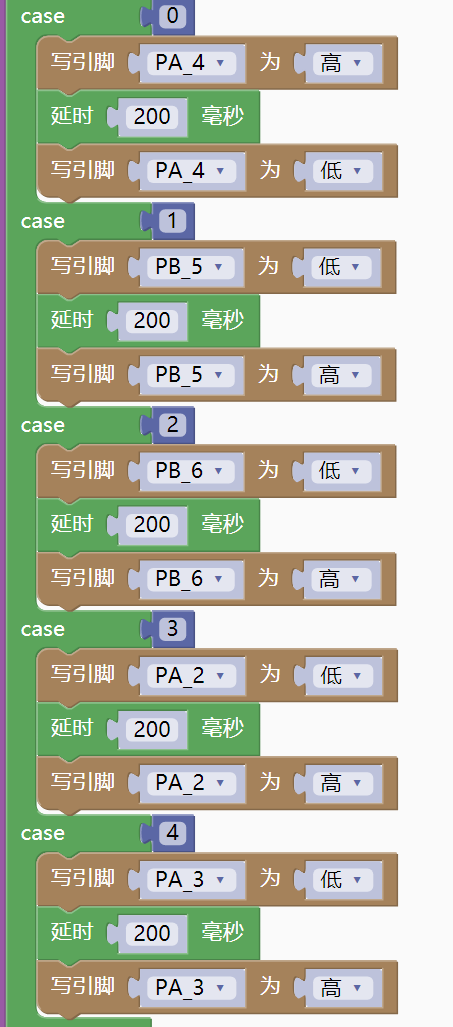
#> input picture 1.jpg, 453 x 1027 px
$ python -i cv.py   (imports and definitions only)
#> lines starting #> are read from the running program, lines starting #| are printed output that depends on the picture
#> further down, picture is the input picture: shape (1027, 453, 3); mean B, G, R 169.7, 188.8, 182.3
import cv2
import numpy as np
from pathlib import Path
import os
import time
import errno


def _log(msg: str):
    ts = time.strftime("%H:%M:%S")
    print(f"[CV {ts}] {msg}")


def _apply_gamma(image, gamma: float):
    if gamma <= 0:
        return image
    table = (np.linspace(0, 1, 256) ** gamma * 255).astype("uint8")
    return cv2.LUT(image, table)


def enhance_contrast(frame):
    lab = cv2.cvtColor(frame, cv2.COLOR_BGR2LAB)
#> lab: shape (1027, 453, 3); mean of channels 0, 1, 2 192.8, 123.2, 137.9
    l_channel, a_channel, b_channel = cv2.split(lab)
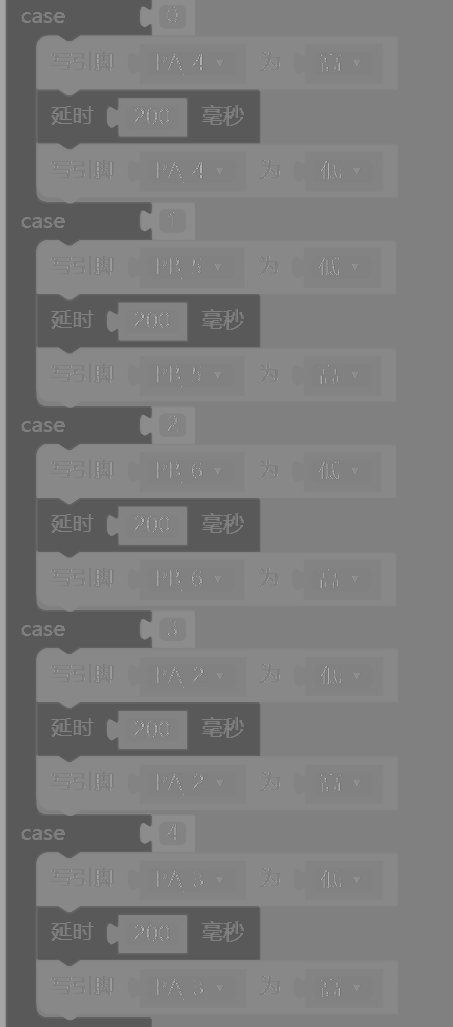
#> a_channel: shape (1027, 453); min 86, max 175, mean 123.2
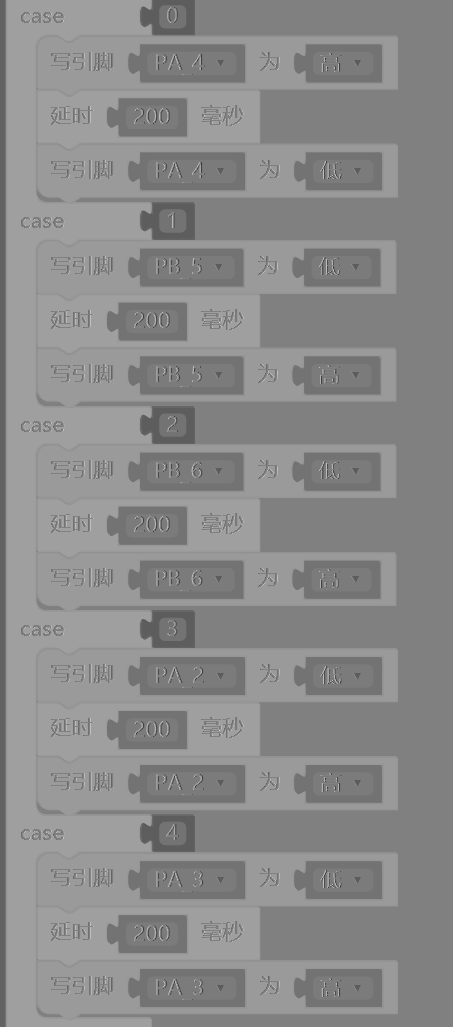
#> b_channel: shape (1027, 453); min 64, max 191, mean 137.9
    clahe = cv2.createCLAHE(clipLimit=2.0, tileGridSize=(8, 8))
    l_channel = clahe.apply(l_channel)
    lab = cv2.merge((l_channel, a_channel, b_channel))
#> lab: shape (1027, 453, 3); mean of channels 0, 1, 2 187.5, 123.2, 137.9
    enhanced = cv2.cvtColor(lab, cv2.COLOR_LAB2BGR)
    enhanced = _apply_gamma(enhanced, 1.2)
#> in _apply_gamma, `return cv2.LUT(image, table)`:
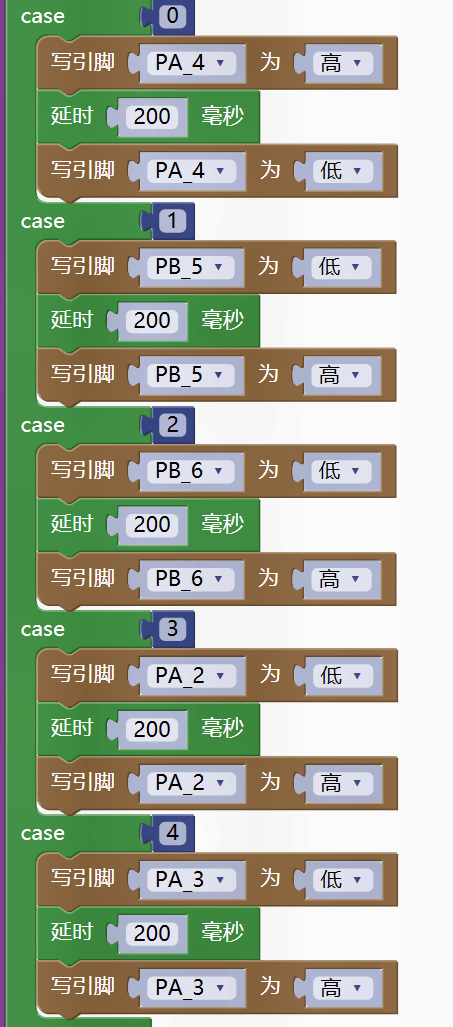
#> returned value: shape (1027, 453, 3); mean of channels 0, 1, 2 155.1, 173.7, 166.5; drawn as B, G, R
    hsv = cv2.cvtColor(enhanced, cv2.COLOR_BGR2HSV)
#> hsv: shape (1027, 453, 3); mean H, S, V 41.8, 73, 188.5
    h_channel, s_channel, v_channel = cv2.split(hsv)
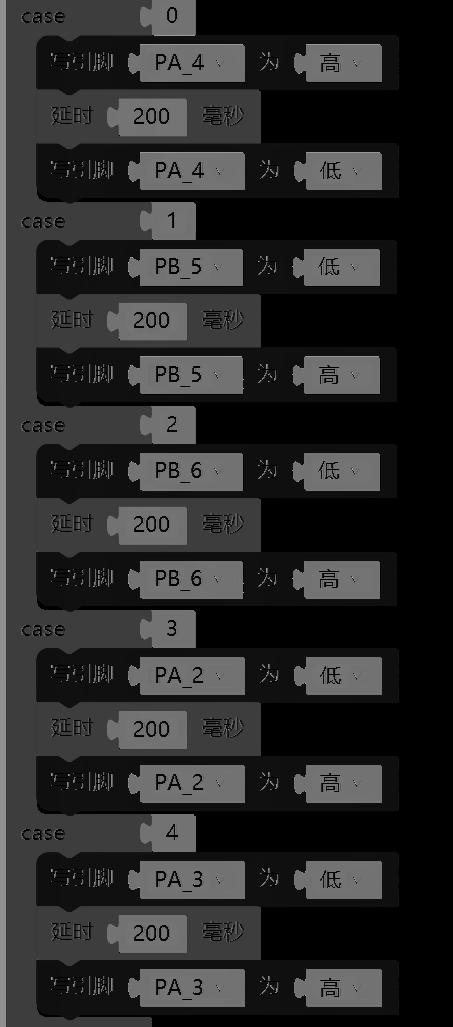
#> h_channel: shape (1027, 453); min 0, max 178, mean 41.8
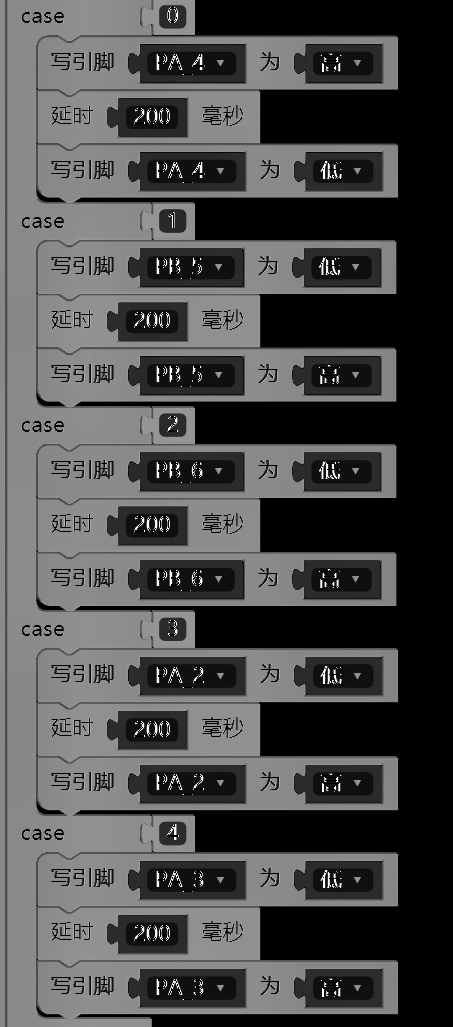
#> s_channel: shape (1027, 453); min 0, max 255, mean 73
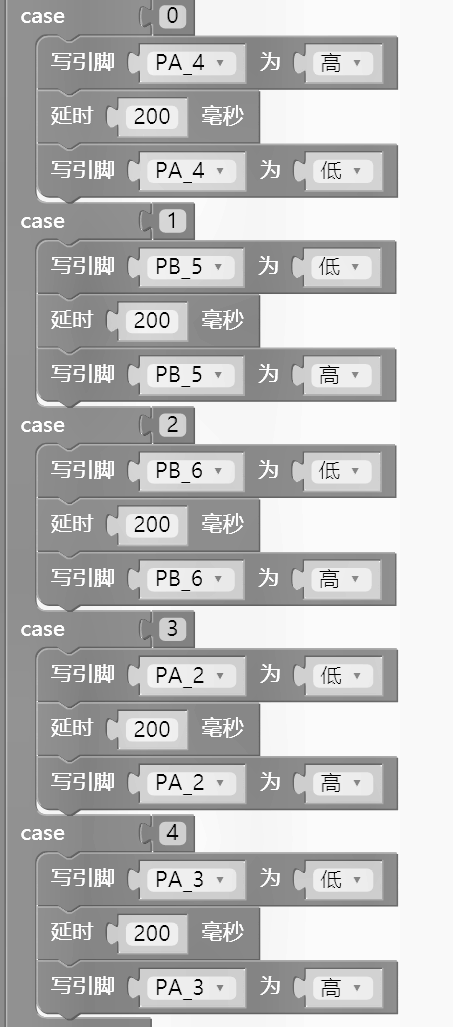
#> v_channel: shape (1027, 453); min 1, max 255, mean 188.5
    s_channel = np.clip(s_channel.astype(np.float32) * 1.25, 0, 255).astype(np.uint8)
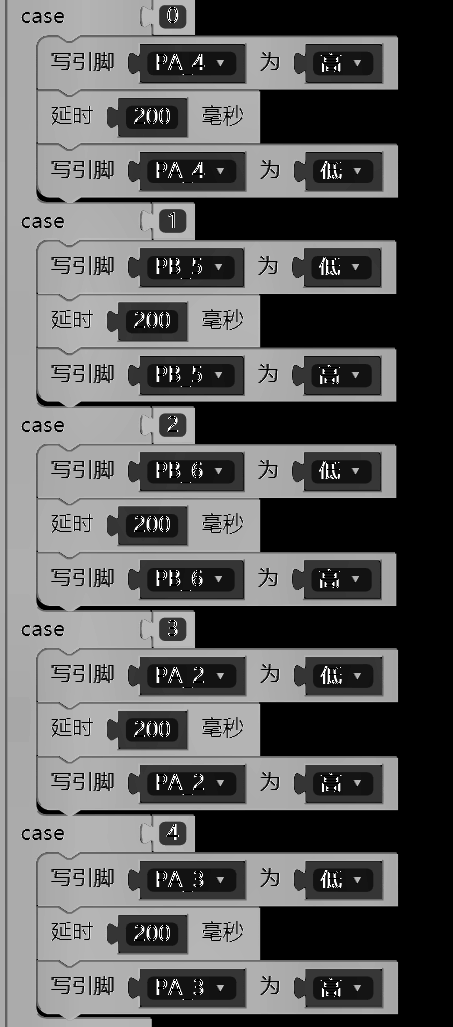
#> s_channel: shape (1027, 453); min 0, max 255, mean 90.6
    hsv = cv2.merge((h_channel, s_channel, v_channel))
#> hsv: shape (1027, 453, 3); mean H, S, V 41.8, 90.6, 188.5
    return cv2.cvtColor(hsv, cv2.COLOR_HSV2BGR)


def capture_frame(cam_index: int = 0, enhance: bool = True, output_path: str = "snapshot.jpg") -> str:
    cam_index = 0
    _log(f"开始采集: cam_index={cam_index}, enhance={enhance}, cwd={os.getcwd()}")
    print("开始拍照")
    cap = cv2.VideoCapture(0, 0)
    print("结束拍照")
    if not cap.isOpened():
        raise OSError(errno.ENODEV, os.strerror(errno.ENODEV))
    try:
        ret, frame = cap.read()
        _log(f"读帧结果: ret={ret}")
    finally:
        cap.release()
        _log("摄像头已释放")
    if not ret:
        raise OSError(errno.EIO, os.strerror(errno.EIO))
    if frame is not None:
        _log(f"帧尺寸: {frame.shape[1]}x{frame.shape[0]}, 通道={frame.shape[2] if len(frame.shape) > 2 else 1}")
    if enhance:
        frame = enhance_contrast(frame)
        _log("已完成图像增强")
    output = Path(output_path).expanduser()
    output.parent.mkdir(parents=True, exist_ok=True)
    _log(f"准备写入文件: {output.resolve()}")
    ok = cv2.imwrite(str(output), frame)
    if not ok:
        raise OSError(errno.EIO, os.strerror(errno.EIO))
    saved = str(output.resolve())
    _log(f"保存成功: {saved}")
    return saved

>>> import cv2
>>> picture = cv2.imread('1.jpg')
>>> result = enhance_contrast(picture)

$ run again, on 2.jpg
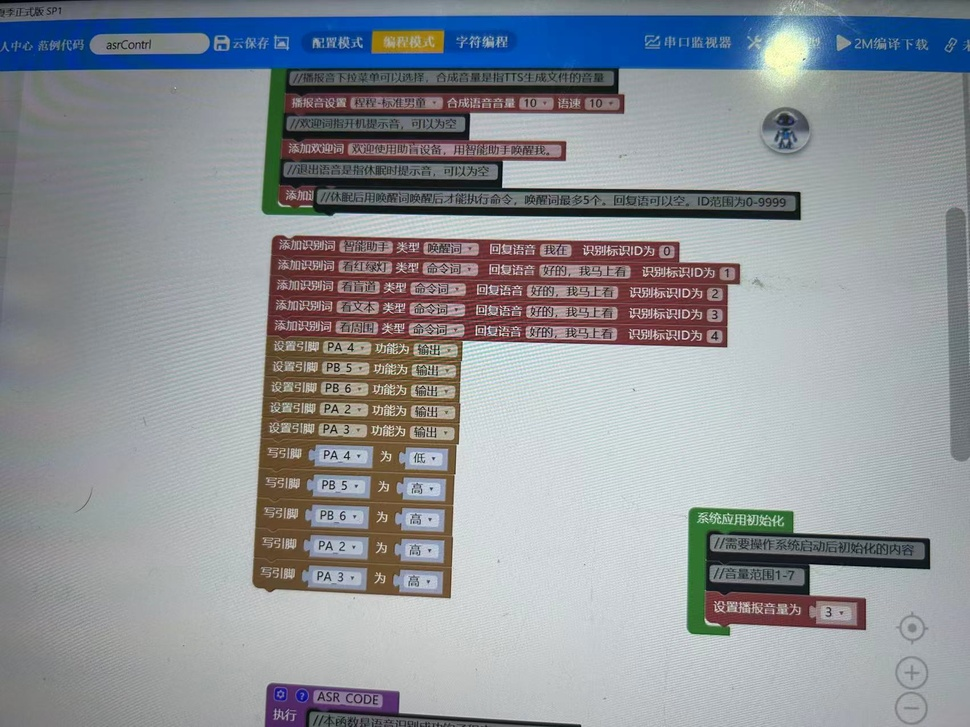
#> input picture 2.jpg, 970 x 727 px, shrunk from 1702 x 1276 before the run
#> picture is the input picture: shape (727, 970, 3); mean B, G, R 151.2, 146.1, 141.9
#> in enhance_contrast, `s_channel = np.clip(s_channel.astype(np.float32) * 1.25, 0, 255).astyp..`:
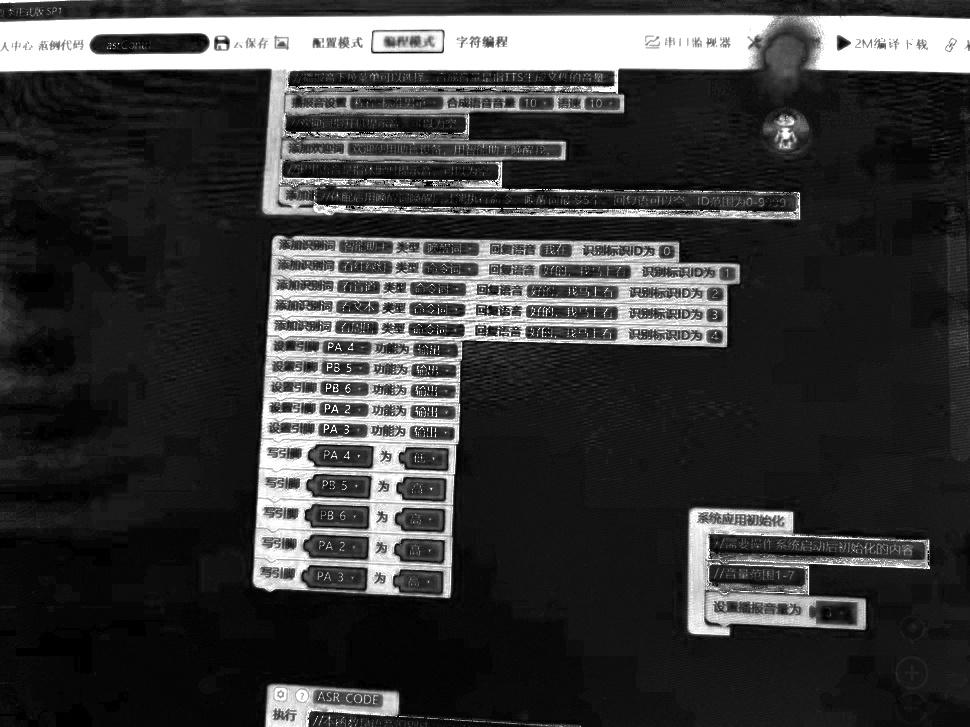
#> s_channel: shape (727, 970); min 0, max 255, mean 59.7
#> in enhance_contrast, `return cv2.cvtColor(hsv, cv2.COLOR_HSV2BGR)`:
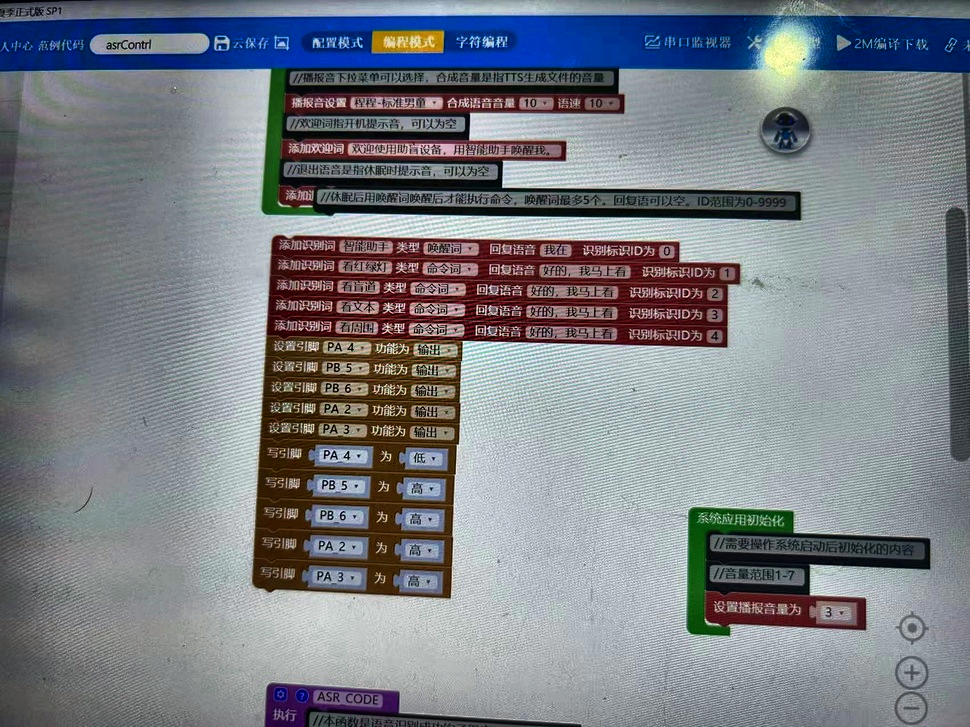
#> returned value: shape (727, 970, 3); mean B, G, R 132.4, 126.1, 122.2
